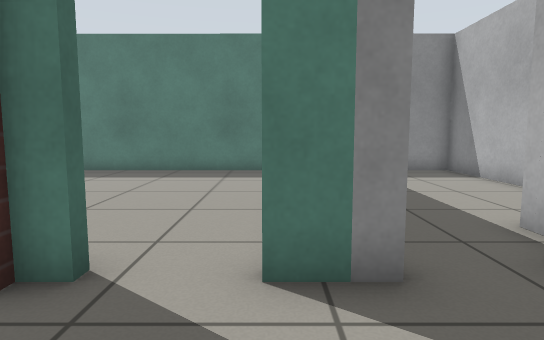
View 1 (above)

13 first-person views from a walk through a robot-simulator world made for Gazebo. The camera is 0.71 m above the floor, tilts 6° down and sees 75° across. The floor is counted in squares, 0.5 m on a side. Each view is taken from the middle of a square. On the plan, view 1 faces up. The plan holds only what a view shows up to about 15 squares ahead; the rest is blank. Simple patterns stand in for the simulator's built-in surfaces.

View 2
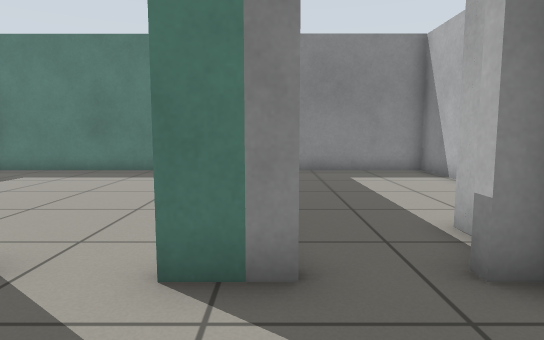

View 3
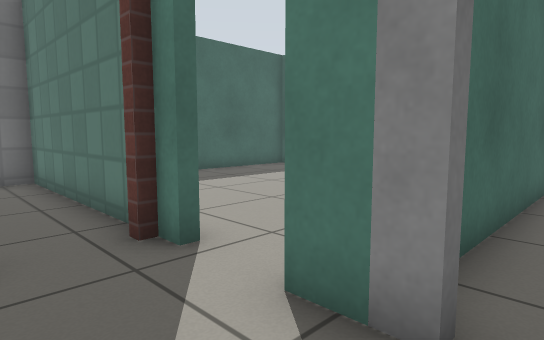

View 4
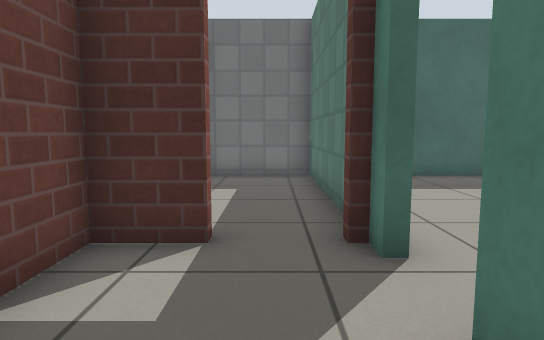

View 5
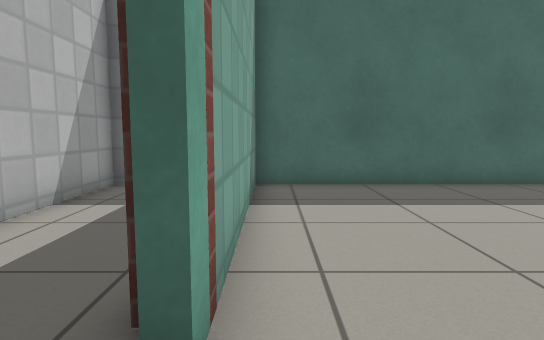

View 6
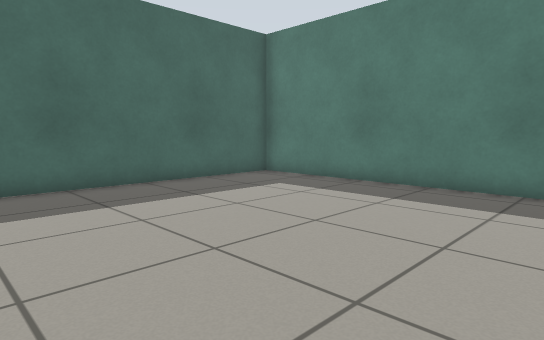

View 7
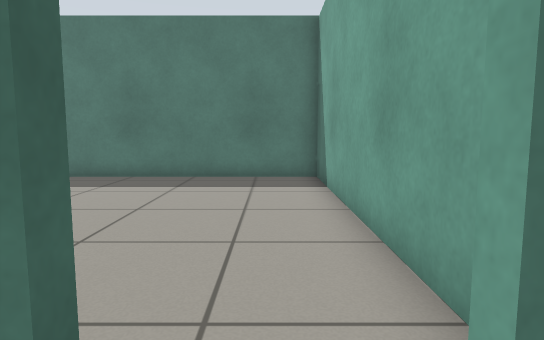

View 8
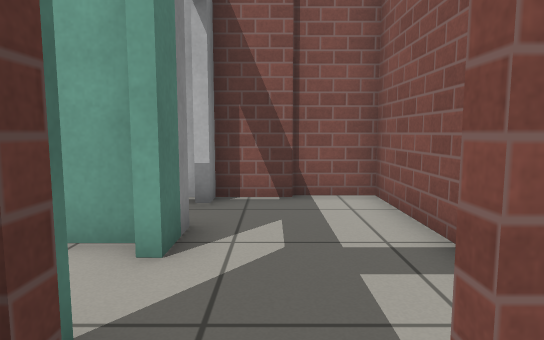

View 9
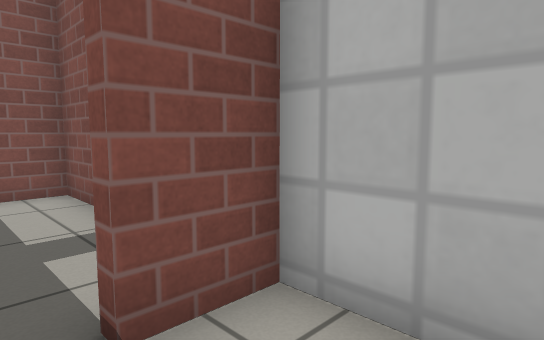

View 10
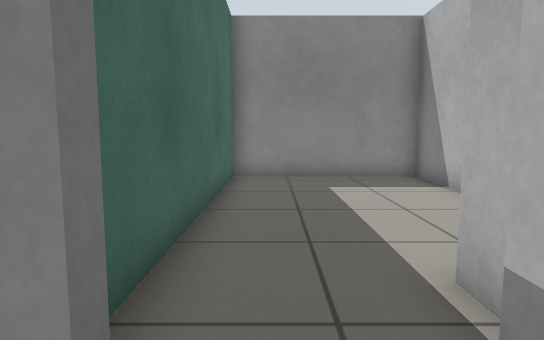

View 11
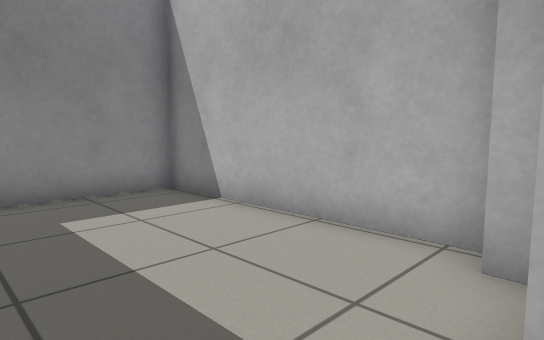

View 12
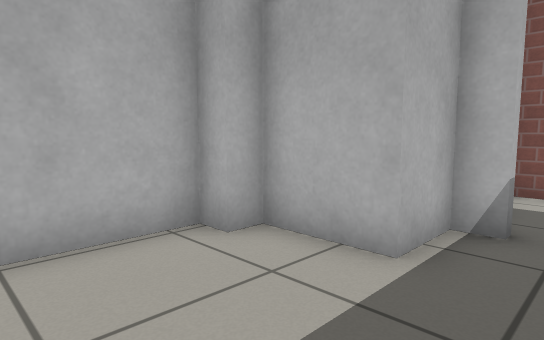

View 13
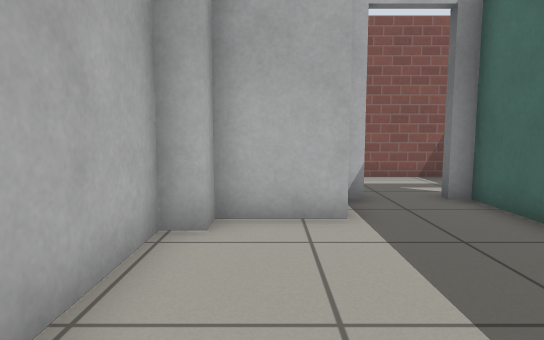

### Floor plan
Points are (right, up) in squares from view 1. A wall is a line through its corners. A room is listed if a view was taken in it or the views show most of it. See-through windows are left out.
Room 1 (views 1, 2, 3, 4, 7, 10)
walls: (1.3, 3.3) (-0.1, 3.3); (3.8, 1.5) (3.8, 3.2) (3.1, 3.3); (-2.4, 1.2) (-2.4, -0.4) (3.9, -0.4) (3.9, 1.6)
ways out: open door at (-1.7, 2.9) to room 2; open door at (2.5, 3) to room 4
Room 2 (views 5, 6)
walls: (-0.1, 3.3) (-0.1, 3.6); (0.5, 3.7) (0.5, 13.3) (-9.6, 13.4) (-9.6, 3.6) (-1.9, 3.6) (-1.9, 3.3)
ways out: open door at (-1.7, 2.9) to room 1
Room 3 (views 8, 9)
walls: (-3.4, 3.3) (-9.6, 3.3) (-9.6, -0.3) (-2.8, -0.4) (-2.8, 1.2)
Room 4 (views 11, 12, 13)
walls: (3.1, 3.3) (3.1, 3.6) (3.8, 3.6) (3.8, 5.2) (5.9, 5.2) (5.9, 5.9) (6.6, 5.9) (6.6, 13.3) (0.8, 13.3) (0.8, 3.6); (1.3, 3.6) (1.3, 3.3)
ways out: open door at (2.5, 3) to room 1

Where each view was taken, in squares from view 1:
view 1: 0 up, 0 right, facing up
view 2: 0 up, 1 right, facing up
view 3: 1 up, 2 right, facing up-left
view 4: 2 up, 2 right, facing left
view 5: 4 up, 0 right, facing left
view 6: 4 up, 0 right, facing up-left
view 7: 2 up, 1 left, facing up
view 8: 2 up, 4 left, facing right
view 9: 2 up, 5 left, facing down-right
view 10: 2 up, 2 right, facing up
view 11: 5 up, 2 right, facing up-right
view 12: 9 up, 2 right, facing down-right
view 13: 11 up, 5 right, facing down
